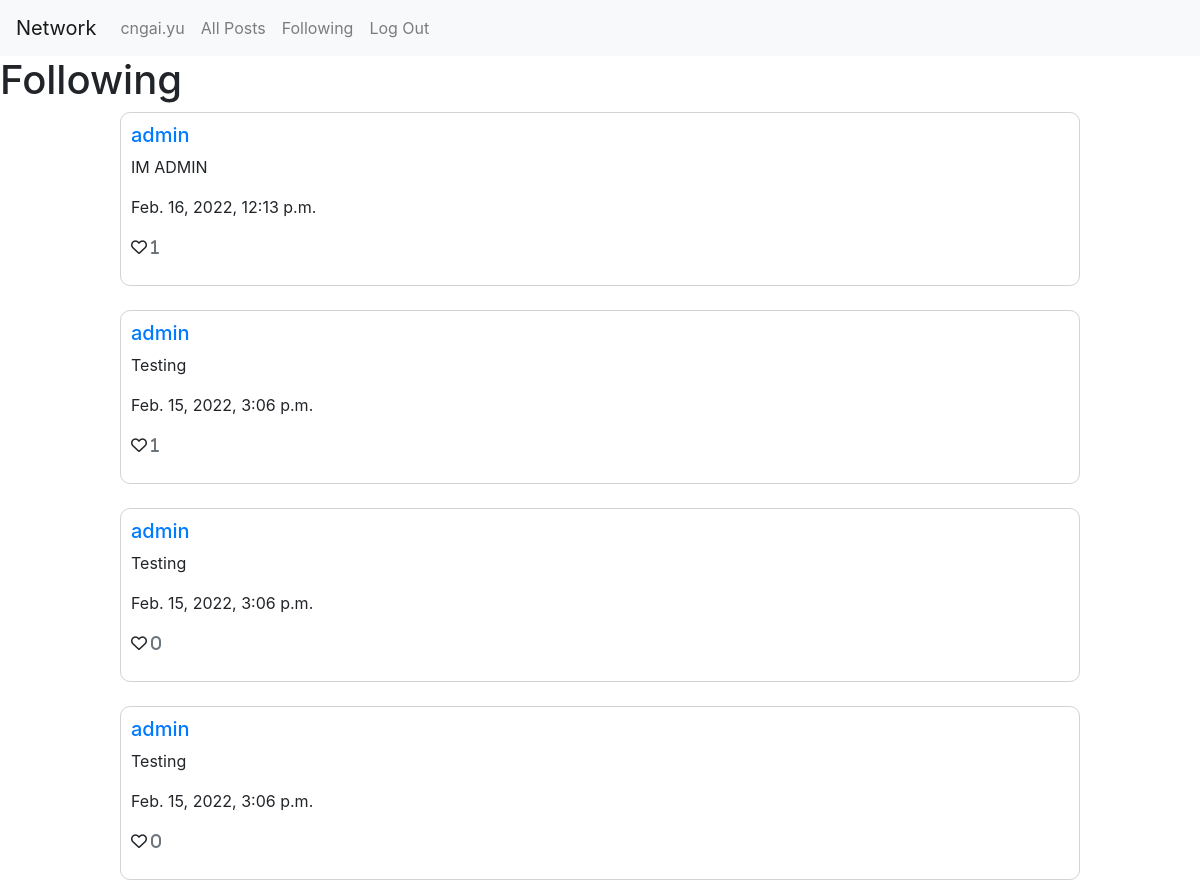
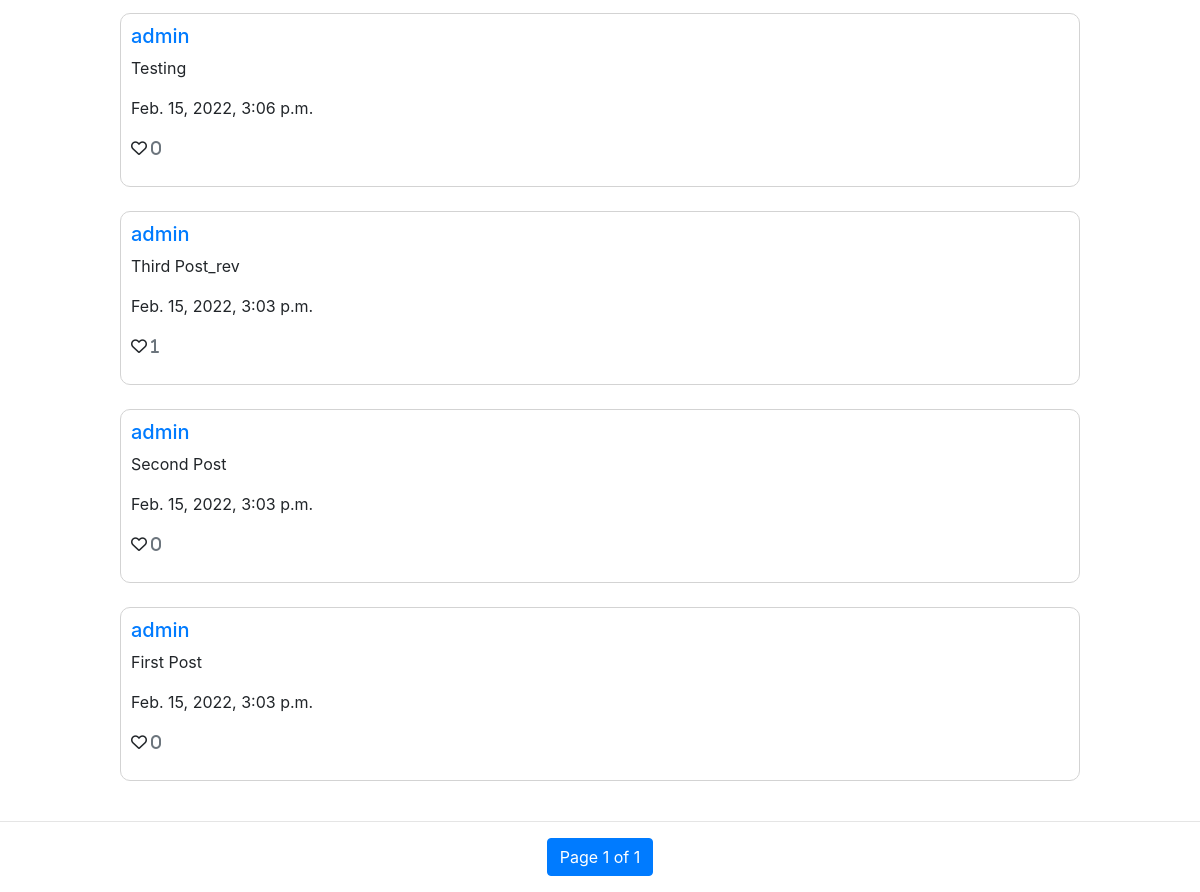
The page /following (signed in) on the database its author committed (2 pictures, top to bottom).
### network/models.py (models this page shows, shortened)
class User(AbstractUser):
    pass

class Post(models.Model):
    user = models.ForeignKey(User, on_delete=models.CASCADE)
    text = models.CharField(max_length=480, null=True, blank=True)
    timestamp = models.DateTimeField(default=datetime.datetime.now)

### network/views.py (the view)
# urls.py: path("following", views.following, name="following"),
def following(request):
    if request.user.is_authenticated:
        followers = Profile.objects.filter(follower=request.user)
        posts = Post.objects.filter(user_id__in=followers.values('following_id')).order_by(
            '-timestamp')
    else:
        return HttpResponseRedirect(reverse("login"))
    paginator = Paginator(posts, 10)    # Show 10 posts per page.
    page_number = request.GET.get('page')
    if page_number != None:
        try:
            page_obj = paginator.get_page(page_number)
        except:
            page_obj = paginator.get_page(1)
    else:
        page_obj = paginator.get_page(1)
    return render(request, "network/following.html", {
        'posts': page_obj,
        'form': NewPost()
    })

### network/templates/network/following.html (shortened to what this page needs)
{% extends "network/layout.html" %}
{% block body %}
<h1>Following</h1>
<div id="posts-main">
    {% for post in posts %}
    <div id='posts'>
    <h5><a href="{% url 'profile' post.user.username %}">{{post.user.username}} </a></h5>
    <p class="card-text" id="post_text_{{post.id}}"> {{ post.text }}</p>
    <p>{{post.timestamp}}</p>
    <p class="card-text">
                <div data-id="{{post.id}}" class="card-link
                 {% if post.totalLike > 0 %}
                    fas
                 {%else%}
                    far
                 {% endif %}
                  fa-heart">
                <trigger class="text-muted">{{post.like_set.count}}</trigger>
            </div>
            </p>
        </div>
    </div>
    <br>
    {% empty %}
        <h2>There is No posts</h2>
    {% endfor %}
{% endblock %}

### network/templates/network/layout.html (shortened to what this page needs)
{% load static %}
<!DOCTYPE html>
<html lang="en">
    <head>
        <link rel="stylesheet" href="https://stackpath.bootstrapcdn.com/bootstrap/4.4.1/css/bootstrap.min.css">
        <link href="{% static 'network/styles.css' %}" rel="stylesheet">
        <link href="https://use.fontawesome.com/releases/v6.0.0/css/all.css" rel="stylesheet">
  </head>
    </head>
    <body>
        <nav class="navbar navbar-expand-lg navbar-light bg-light">
            <a class="navbar-brand" href="{% url 'index' %}">Network</a>
            <div>
              <ul class="navbar-nav mr-auto">
                {% if user.is_authenticated %}
                    <li class="nav-item">
                        <a class="nav-link" href="{% url 'profile' user.username %}">{{ user.username }}</strong></a>
                    </li>
                {% endif %}
                <li class="nav-item">
                  <a class="nav-link" href="{% url 'index' %}">All Posts</a>
                </li>
                {% if user.is_authenticated %}
                    <li class="nav-item">
                        <a class="nav-link" href="{% url 'following' %}">Following</a>
                    </li>
                    <li class="nav-item">
                        <a class="nav-link" href="{% url 'logout' %}">Log Out</a>
                    </li>
                {% endif %}
              </ul>
            </div>
          </nav>
          <div class="body">
            {% block body %}
            {% endblock %}
            <hr>
            <ul class="pagination justify-content-center">
                {% for num in posts.paginator.page_range %}
                    {% if posts.number == num %}
                    <li class="page-item active">
                        <a class="page-link">Page {{ posts.number }} of {{ posts.paginator.num_pages }}</a>
                    </li>
                    {% elif num > posts.number|add:'-2' and num < posts.number|add:'2' %}
                    <li class="page-item">
                        <a class="page-link" href="?page={{ num }}">{{ num }}</a>
                    </li>
                    {% endif %}
                 {% endfor %}
            </ul>
    </body>
</html>

### network/static/network/styles.css (style rules this page uses)
div#posts { padding: 80; margin: 0px 120px 0px 120px; display: block; border: 1px #d3d3d3 solid; padding: 10px; border-radius: 10px; }

### rows shown on the page
User: username "cngai.yu"
Post: user.username "admin", text "IM ADMIN", timestamp "Feb. 16, 2022, 12:13 p.m.", like_set.count "1"
Post: user.username "admin", text "Testing", timestamp "Feb. 15, 2022, 3:06 p.m.", like_set.count "1"
Post: user.username "admin", text "Testing", timestamp "Feb. 15, 2022, 3:06 p.m.", like_set.count "0"
Post: user.username "admin", text "Testing", timestamp "Feb. 15, 2022, 3:06 p.m.", like_set.count "0"
Post: user.username "admin", text "Testing", timestamp "Feb. 15, 2022, 3:06 p.m.", like_set.count "0"
Post: user.username "admin", text "Third Post_rev", timestamp "Feb. 15, 2022, 3:03 p.m.", like_set.count "1"
Post: user.username "admin", text "Second Post", timestamp "Feb. 15, 2022, 3:03 p.m.", like_set.count "0"
Post: user.username "admin", text "First Post", timestamp "Feb. 15, 2022, 3:03 p.m.", like_set.count "0"

### other values the page prints
{{ posts.number }} "1"
{{ posts.paginator.num_pages }} "1"
